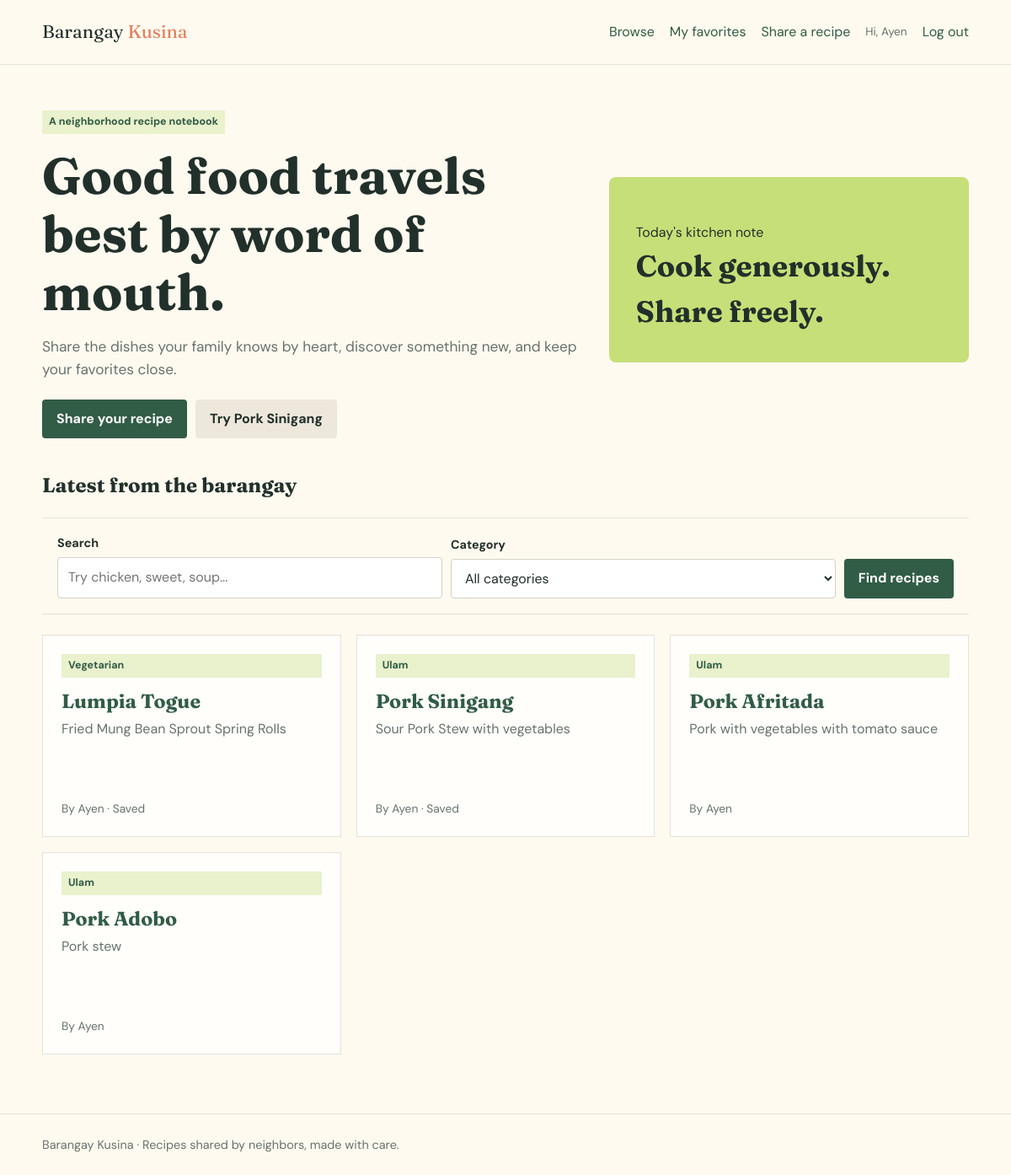
/index.php (signed in), run on the app's committed database.
### tables this page shows
CREATE TABLE `users` (
  `id` int(10) UNSIGNED NOT NULL,
  `name` varchar(80) NOT NULL,
  `email` varchar(160) NOT NULL,
  `password` varchar(255) NOT NULL,
  `created_at` timestamp NOT NULL DEFAULT current_timestamp()
);

CREATE TABLE `recipes` (
  `id` int(10) UNSIGNED NOT NULL,
  `user_id` int(10) UNSIGNED NOT NULL,
  `category_id` int(10) UNSIGNED NOT NULL,
  `title` varchar(120) NOT NULL,
  `description` varchar(255) NOT NULL,
  `instructions` text NOT NULL,
  `ingredient_ids` longtext NOT NULL CHECK (json_valid(`ingredient_ids`)),
  `created_at` timestamp NOT NULL DEFAULT current_timestamp(),
  `updated_at` timestamp NOT NULL DEFAULT current_timestamp() ON UPDATE current_timestamp()
);

CREATE TABLE `categories` (
  `id` int(10) UNSIGNED NOT NULL,
  `name` varchar(60) NOT NULL
);

### config.php (called while the page is built, shortened)
<?php
class Database
{
    private static ?PDO $connection = null;
    public static function connection(): PDO
    {
        if (self::$connection === null) {
            self::$connection = new PDO(
                'mysql:host=' . DB_HOST . ';dbname=' . DB_NAME . ';charset=utf8mb4',
                DB_USER,
                DB_PASS,
                [
                    PDO::ATTR_ERRMODE => PDO::ERRMODE_EXCEPTION,
                    PDO::ATTR_DEFAULT_FETCH_MODE => PDO::FETCH_ASSOC,
                    PDO::ATTR_EMULATE_PREPARES => false,
                ]
            );
        }
        return self::$connection;
    }
}
function db(): PDO
{
    return Database::connection();
}

### bootstrap.php (called while the page is built, shortened)
<?php
require_once __DIR__ . '/config.php';
function e(mixed $value): string
{
    $text = is_scalar($value) ? (string) $value : '';
    return htmlspecialchars($text, ENT_QUOTES, 'UTF-8');
}
function current_user(): ?array
{
    static $user = null;
    if ($user === null) {
        $statement = db()->prepare('SELECT id, name, email FROM users WHERE id = ?');
        $statement->execute([$_SESSION['user_id']]);
        $user = $statement->fetch() ?: null;
    }
    return $user;
}
function require_login(): array
{
    $user = current_user();
    return $user;
}

### index.php (the view, shortened to what this page needs)
<?php
require_once __DIR__ . '/bootstrap.php';
$user = require_login();
$search = trim($_GET['search'] ?? '');
$sql = 'SELECT r.*, c.name AS category_name, u.name AS author_name,
        EXISTS (SELECT 1 FROM favorites f WHERE f.recipe_id = r.id AND f.user_id = ?) AS is_saved
        FROM recipes r JOIN categories c ON c.id = r.category_id JOIN users u ON u.id = r.user_id WHERE 1=1';
$params = [$user['id']];
$sql .= ' ORDER BY r.created_at DESC';
$statement = db()->prepare($sql);
$statement->execute($params);
$recipes = $statement->fetchAll();
$meal = db()->query('SELECT r.id, r.title FROM recipes r ORDER BY RAND() LIMIT 1')->fetch();
require __DIR__ . '/header.php';
?>
<section class="hero"><div><p class="badge">A neighborhood recipe notebook</p><h1>Good food travels best by word of mouth.</h1><p class="lede">Share the dishes your family knows by heart, discover something new, and keep your favorites close.</p><div class="actions"><a class="button" href="recipe_form.php">Share your recipe</a><?php if ($meal): ?><a class="button secondary" href="recipe.php?id=<?= $meal['id'] ?>">Try <?= e($meal['title']) ?></a><?php endif; ?></div></div><div class="hero-art"><span>Today's kitchen note</span><strong>Cook generously.<br>Share freely.</strong></div></section>
<h2>Latest from the barangay</h2>
<form class="filters" method="get"><div class="field"><label for="search">Search</label><input id="search" name="search" value="<?= e($search) ?>" placeholder="Try chicken, sweet, soup..."></div><div class="field"><label for="category">Category</label><select id="category" name="category"><option value="0">All categories</option></select></div><button class="button" type="submit">Find recipes</button></form>
<?php if (!$recipes): ?><p class="empty">No recipes matched that search yet. Be the first to share one.</p><?php else: ?><div class="grid"><?php foreach ($recipes as $recipe): ?><article class="recipe-card"><span class="badge"><?= e($recipe['category_name']) ?></span><h3><a href="recipe.php?id=<?= $recipe['id'] ?>"><?= e($recipe['title']) ?></a></h3><p><?= e($recipe['description']) ?></p><div class="meta">By <?= e($recipe['author_name']) ?><?php if ($recipe['is_saved']): ?> &middot; Saved<?php endif; ?></div></article><?php endforeach; ?></div><?php endif; ?>
<?php require __DIR__ . '/footer.php'; ?>

### header.php (shortened to what this page needs)
<?php
require_once __DIR__ . '/bootstrap.php';
$user = current_user();
?><!doctype html>
<html lang="en">
<head>
    <link rel="stylesheet" href="assets/style.css">
</head>
<body>
<header class="site-header"><div class="container nav">
    <a class="brand" href="index.php">Barangay <span>Kusina</span></a>
    <nav class="nav-links">
        <?php if ($user): ?>
            <a href="index.php">Browse</a><a href="favorites.php">My favorites</a><a href="recipe_form.php">Share a recipe</a>
            <span class="small">Hi, <?= e($user['name']) ?></span><a href="logout.php">Log out</a>
        <?php else: ?>
            <a href="login.php">Log in</a><a class="button" href="register.php">Join the kitchen</a>
        <?php endif; ?>
    </nav>
</div></header>
<main><div class="container">

### footer.php (shortened to what this page needs)
</div></main>
<footer><div class="container">Barangay Kusina &middot; Recipes shared by neighbors, made with care.</div></footer>
</body></html>

### assets/style.css (style rules this page uses)
:root { --ink:#22302b; --muted:#66736c; --cream:#fffaf0; --paper:#fffefb; --leaf:#315c45; --lime:#c7df78; --coral:#e47d5b; --line:#e7e2d8; }
* { box-sizing:border-box; }
body { margin:0; color:var(--ink); background:var(--cream); font-family:'DM Sans',sans-serif; line-height:1.55; }
a { color:var(--leaf); text-decoration:none; }
.container { width:min(1100px, calc(100% - 32px)); margin:auto; }
.site-header { border-bottom:1px solid var(--line); background:rgba(255,250,240,.94); }
.nav { min-height:76px; display:flex; align-items:center; justify-content:space-between; gap:20px; }
.brand { color:var(--ink); font-family:Fraunces,serif; font-size:1.35rem; }
.brand span { color:var(--coral); }
.nav-links { display:flex; align-items:center; gap:18px; flex-wrap:wrap; }
main { padding:42px 0 70px; }
h1,h2,h3 { font-family:Fraunces,serif; line-height:1.15; margin-top:0; }
h1 { font-size:clamp(2.2rem,5vw,4.2rem); max-width:680px; margin-bottom:14px; }
.lede { color:var(--muted); max-width:650px; font-size:1.08rem; }
.hero { display:grid; grid-template-columns:1.2fr .8fr; gap:32px; align-items:center; margin-bottom:42px; }
.hero-art { padding:32px; background:var(--lime); border-radius:8px; min-height:220px; display:flex; flex-direction:column; justify-content:end; }
.hero-art strong { font-family:Fraunces,serif; font-size:2.2rem; }
.button { border:0; cursor:pointer; display:inline-block; padding:11px 17px; border-radius:4px; background:var(--leaf); color:white; font:inherit; font-weight:700; }
.button.secondary { color:var(--ink); background:#eee8dc; }
.actions { display:flex; gap:10px; flex-wrap:wrap; margin-top:22px; }
.filters { display:flex; gap:10px; align-items:end; flex-wrap:wrap; margin:24px 0; padding:18px; border-top:1px solid var(--line); border-bottom:1px solid var(--line); }
.field { display:flex; flex-direction:column; gap:6px; flex:1; min-width:180px; }
label { font-size:.9rem; font-weight:700; }
input,textarea,select { width:100%; padding:11px 12px; border:1px solid #d5d0c5; border-radius:4px; background:white; color:var(--ink); font:inherit; }
.grid { display:grid; grid-template-columns:repeat(3,1fr); gap:18px; }
.recipe-card { background:var(--paper); border:1px solid var(--line); padding:22px; display:flex; flex-direction:column; min-height:240px; }
.recipe-card h3 { font-size:1.45rem; margin-bottom:8px; }
.recipe-card p { color:var(--muted); margin:0 0 16px; }
.meta { color:var(--muted); font-size:.86rem; margin-top:auto; }
.badge { display:inline-block; color:var(--leaf); background:#e9f1cd; padding:4px 8px; font-size:.78rem; font-weight:700; margin-bottom:15px; }
.small { color:var(--muted); font-size:.85rem; }
footer { border-top:1px solid var(--line); padding:25px 0; color:var(--muted); font-size:.9rem; }

### data on the page
users: name "Ayen"
recipes: title "Pork Sinigang", category.name "Ulam", description "Sour Pork Stew with vegetables", user.name "Ayen", shows "· Saved"
recipes: category.name "Vegetarian", title "Lumpia Togue", description "Fried Mung Bean Sprout Spring Rolls", user.name "Ayen", shows "· Saved"
recipes: category.name "Ulam", title "Pork Afritada", description "Pork with vegetables with tomato sauce", user.name "Ayen"
recipes: category.name "Ulam", title "Pork Adobo", description "Pork stew", user.name "Ayen"
